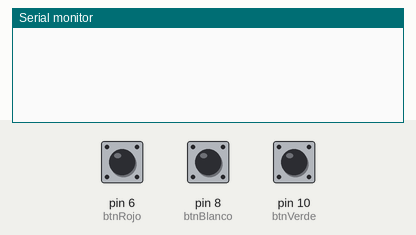
Recording of a sketch running on a simulated Arduino Uno, built with avr-gcc and run on an emulated ATmega328P. Parts: the last lines printed to the serial monitor. Inputs (shaded band) come from the test bench; at power-on: pin 6 (btnRojo) HIGH, pin 8 (btnBlanco) HIGH, pin 10 (btnVerde) HIGH.

Above: at 1.2 s.
1.3 s: pin 6 (btnRojo) pulled LOW for 0.15 s
At 2.5 s:
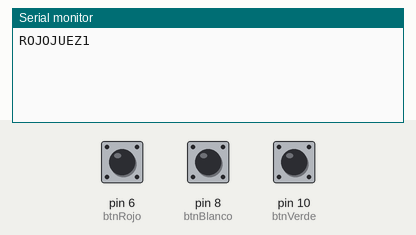
2.9 s: pin 8 (btnBlanco) pulled LOW for 0.15 s
At 3.8 s:
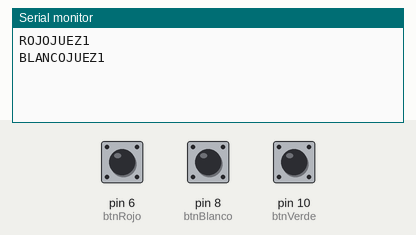
4.5 s: pin 10 (btnVerde) pulled LOW for 0.15 s
At 5.0 s:
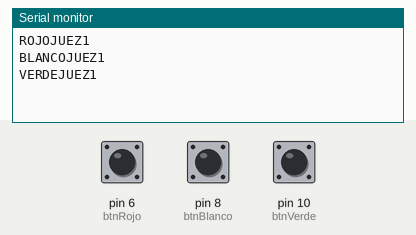

The sketch:

juez1.ino
```cpp
int btnRojo = 6;
int btnBlanco = 8;
int btnVerde = 10;

void setup() {
  pinMode(btnRojo, INPUT_PULLUP);
  pinMode(btnBlanco, INPUT_PULLUP);
  pinMode(btnVerde, INPUT_PULLUP);
  Serial.begin(9600);

}

void loop() {
  if(digitalRead(btnRojo) == 0){
    Serial.println("ROJOJUEZ1");
    delay(200);
  }
  if(digitalRead(btnBlanco) == 0){
    Serial.println("BLANCOJUEZ1");
    delay(200);
  }
  if(digitalRead(btnVerde) == 0){
    Serial.println("VERDEJUEZ1");
    delay(200);
  }

}
```

Measured:
- after the input at 1.3 s, the serial monitor: prints a new line at once (image 1)
- after the input at 2.9 s, the serial monitor: prints a new line at once (image 2)
- after the input at 4.5 s, the serial monitor: prints a new line at once (image 3)
